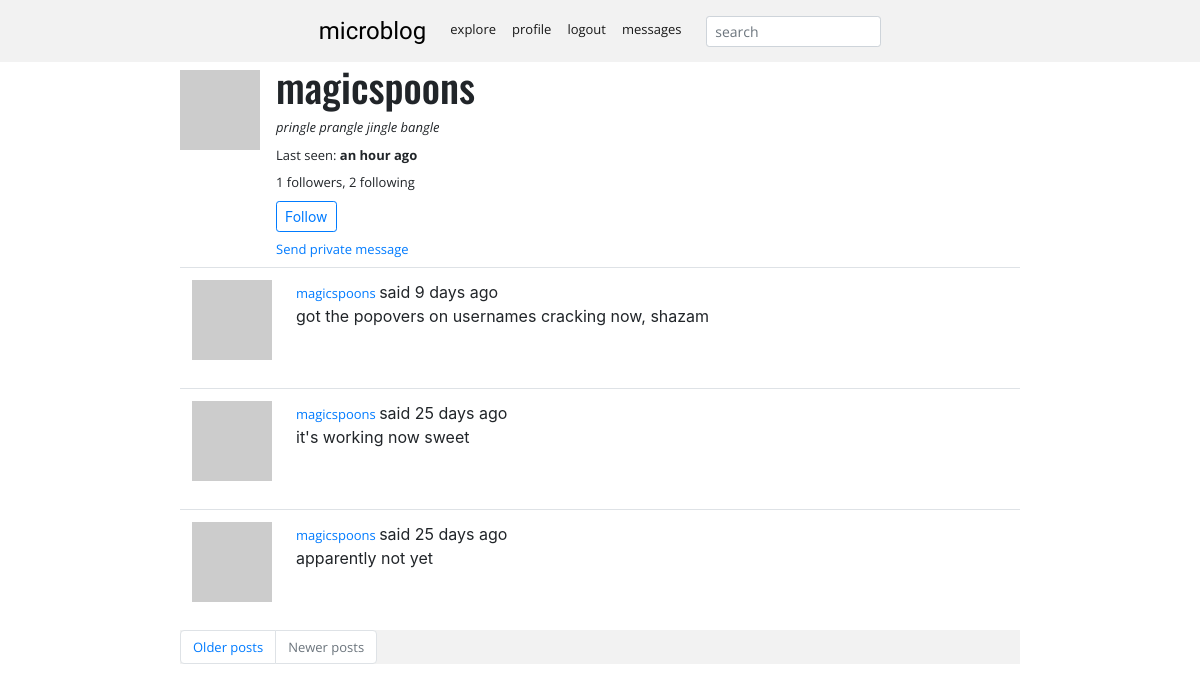
Page /user/magicspoons (signed in) on the committed database.
### app/models.py (models this page shows, shortened)
class PaginatedAPIMixin(object):
    @staticmethod
    def to_collection_dict(query, page, per_page, endpoint, **kwargs):
        resources = query.paginate(page, per_page, False)
        data = {
            'items': [item.to_dict() for item in resources.items],
            '_meta': {
                'page': page,
                'per_page': per_page,
                'total_pages': resources.pages,
                'total_items': resources.total
            },
            '_links': {
                'self': url_for(endpoint, page=page, per_page=per_page,
                                **kwargs),
                'next': url_for(endpoint, page=page + 1, per_page=per_page,
                                **kwargs) if resources.has_next else None,
                'prev': url_for(endpoint, page=page - 1, per_page=per_page,
                                **kwargs) if resources.has_prev else None
            }
        }
        return data

class User(PaginatedAPIMixin, UserMixin, db.Model):
    id = db.Column(db.Integer, primary_key=True)
    username = db.Column(db.String(64), index=True, unique=True)
    email = db.Column(db.String(120), index=True, unique=True)
    password_hash = db.Column(db.String(128))
    posts = db.relationship('Post', backref='author', lazy='dynamic')
    about_me = db.Column(db.String(140))
    last_seen = db.Column(db.DateTime, default=datetime.utcnow)
    followed = db.relationship(
        'User', secondary=followers,
        primaryjoin=(followers.c.follower_id == id),
        secondaryjoin=(followers.c.followed_id == id),
        backref=db.backref('followers', lazy='dynamic'), lazy='dynamic')
    messages_sent = db.relationship('Message',
                                    foreign_keys='Message.sender_id',
                                    backref='author', lazy='dynamic')
    messages_received = db.relationship('Message',
                                        foreign_keys='Message.recipient_id',
                                        backref='recipient', lazy='dynamic')
    last_message_read_time = db.Column(db.DateTime)
    notifications = db.relationship('Notification', backref='user', lazy='dynamic')
    tasks = db.relationship('Task', backref='user', lazy='dynamic')
    def avatar(self, size):
        digest = md5(self.email.lower().encode('utf-8')).hexdigest()
        return 'https://www.gravatar.com/avatar/{}?d=identicon&s={}'.format(
            digest, size)
    def is_following(self, user):
        return self.followed.filter(
            followers.c.followed_id == user.id).count() > 0
    def new_messages(self):
        last_read_time = self.last_message_read_time or datetime(1900, 1, 1)
        return Message.query.filter_by(recipient=self).filter(
            Message.timestamp > last_read_time).count()
    def get_tasks_in_progress(self):
        return Task.query.filter_by(user=self, complete=False).all()

class SearchableMixin(object):
    @classmethod
    def before_commit(cls, session):
        session._changes = {
            'add': list(session.new),
            'update': list(session.dirty),
            'delete': list(session.deleted)
        }
    @classmethod
    def after_commit(cls, session):
        for obj in session._changes['add']:
            if isinstance(obj, SearchableMixin):
                add_to_index(obj.__tablename__, obj)
        for obj in session._changes['update']:
            if isinstance(obj, SearchableMixin):
                add_to_index(obj.__tablename__, obj)
        for obj in session._changes['delete']:
            if isinstance(obj, SearchableMixin):
                remove_from_index(obj.__tablename__, obj)
        session._changes = None

class Post(SearchableMixin, db.Model):
    __searchable__ = ['body']
    id = db.Column(db.Integer, primary_key=True)
    body = db.Column(db.String(140))
    timestamp = db.Column(db.DateTime, index=True, default=datetime.utcnow)
    user_id = db.Column(db.Integer, db.ForeignKey('user.id'))
    language = db.Column(db.String(5))

### app/main/routes.py (the view)
@bp.route('/user/<username>')
@login_required
def user(username):
    user = User.query.filter_by(username=username).first_or_404()
    page = request.args.get('page', 1, type=int)
    posts = user.posts.order_by(Post.timestamp.desc()).paginate(
        page, current_app.config['POSTS_PER_PAGE'], False)
    next_url = url_for('main.user', username=user.username,
                       page=posts.next_num) if posts.has_next else None
    prev_url = url_for('main.user', username=user.username,
                       page=posts.prev_num) if posts.has_prev else None
    form = EmptyForm()
    return render_template('user.html', user=user, posts=posts.items,
                           next_url=next_url, prev_url=prev_url, form=form)

### app/main/forms.py
class SearchForm(FlaskForm):
    q = StringField(_l('search'), validators=[DataRequired()])
    def __init__(self, *args, **kwargs):
        if 'formdata' not in kwargs:
            kwargs['formdata'] = request.args
        if 'csrf_enabled' not in kwargs:
            kwargs['csrf_enabled'] = False
        super(SearchForm, self).__init__(*args, **kwargs)

class EmptyForm(FlaskForm):
    submit = SubmitField('Submit')

### app/main/routes.py (called while the page is built)
@bp.before_app_request
def before_request():
    if current_user.is_authenticated:
        current_user.last_seen = datetime.utcnow()
        db.session.commit()
        g.search_form = SearchForm()
    g.locale = str(get_locale())

### app/models.py (called while the page is built)
@login.user_loader
def load_user(id):
    return User.query.get(int(id))

### app/main/templates/user.html (shortened to what this page needs)
{% extends "base.html" %}
{% import "bootstrap/form.html" as wtf %}
{% block app_content %}
    <div class="d-flex flex-row">
            <div class="pt-2 pr-2" ><img src="{{ user.avatar(128) }}"></div>
            <div class="pl-2">
                <h1>{{ user.username }}</h1>
                {% if user.about_me %}
                    <p><em>{{ user.about_me }}</em></p>
                {% endif %}
                {% if user.last_seen %}
                    <p>{{ _('Last seen') }}: <strong>{{ moment(user.last_seen).fromNow() }}</strong></p>
                {% endif %}
                    <p>{{ _('%(count)d followers', count=user.followers.count()) }}, {{ _('%(count)d following', count=user.followed.count()) }}</p>
                    {% if user == current_user %}
                <a href="{{ url_for('main.edit_profile') }}">{{ _('Edit your profile') }}</a>
                {% if not current_user.get_task_in_progress('export_posts') %}
                <p>
                    <a href="{{ url_for('main.export_posts') }}">
                        {{ _('Export your posts') }}
                    </a>
                </p>
                {% endif %}
                {% elif not current_user.is_following(user) %}
                <p>
                    <form action="{{ url_for('main.follow', username=user.username) }}" method="post">
                        {{ form.submit(value=_('Follow'), class="btn btn-outline-primary btn-sm") }}
                    </form>
                </p>
                {% endif %}
                {% if user != current_user %}
                <p>
                    <a href="{{ url_for('main.send_message',
                                        recipient=user.username) }}">
                        {{ _('Send private message') }}
                    </a>
                </p>
                {% endif %}
            </div>
    </div>
    {% for post in posts %}
        {% include '_post.html' %}
    {% endfor %}
    <nav aria-label="...">
        <ul class="pagination">
            <li class="page-item{% if not next_url %} disabled{% endif %}">
                <a class="page-link" href="{{ next_url or '#' }}">
                    {{ _('Older posts') }}
                </a>
            </li>
            <li class="page-item{% if not prev_url %} disabled{% endif %}">
                <a class="page-link" href="{{ prev_url or '#' }}">
                    {{ _('Newer posts') }}
                </a>
            </li>
        </ul>
    </nav>
{% endblock %}

### app/main/templates/_post.html (shortened to what this page needs)
<table class="table table-hover">
        <tr>
            <td width="70px">
                <a href="{{ url_for('main.user', username=post.author.username) }}">
                    <img src="{{ post.author.avatar(70) }}" />
                </a>
            </td>
            <td>
                {{ _('%(username)s said %(when)s',
                    username=user_link, when=moment(post.timestamp).fromNow()) }}
                <br>
                <span id="post{{ post.id }}">{{ post.body }}</span>
            </td>
        </tr>
    </table>

### app/static/styles.css (style rules this page uses)
body { padding-top:62px; }
p { margin-bottom: 8px; }
.opensans, a, li, p { font-family: Open Sans; font-size: small; }
a { word-wrap: break-word; }
.oswald, h3, h1, h5 { font-family: Oswald; }
nav { background-color: #f2f2f2; }

### rows in the picture
User: username "magicspoons", about_me "pringle prangle jingle bangle", last_seen "an hour ago"
Post: body "got the popovers on usernames cracking now, shazam"
Post: body "it's working now sweet"
Post: body "apparently not yet"
